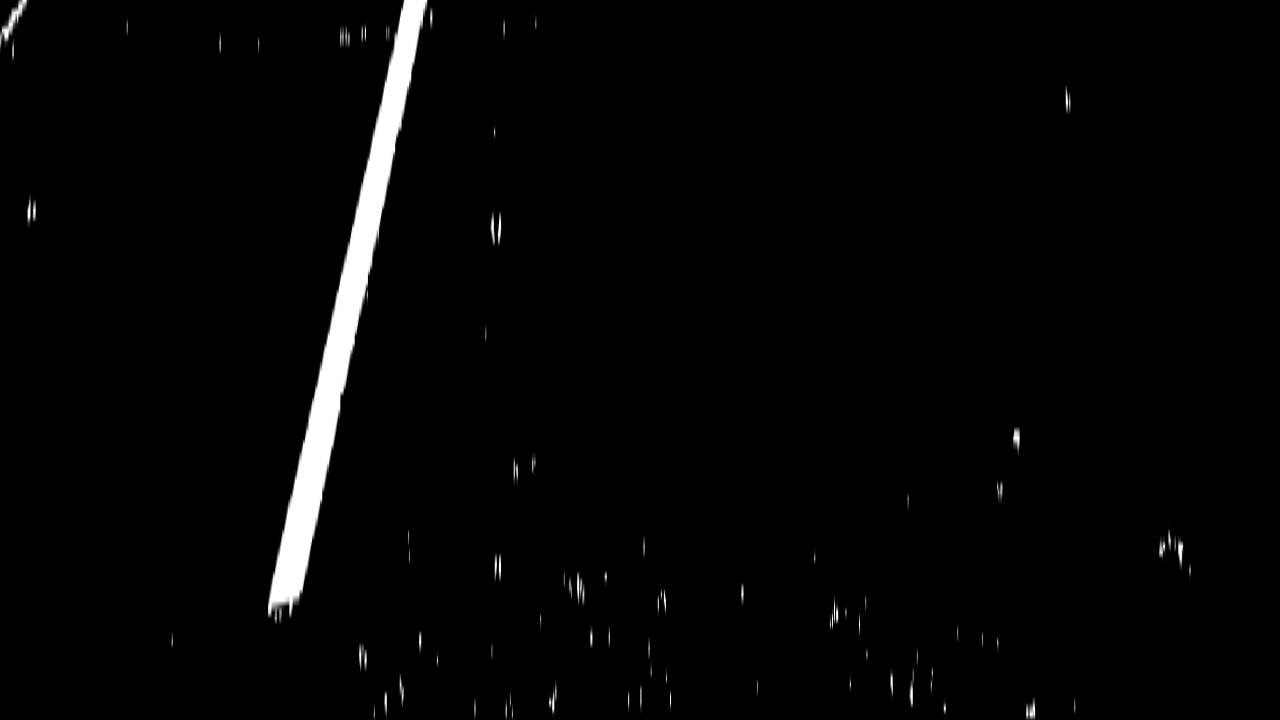
#> input picture output_images/threshold_binary_birds_eye_transformed_challenge_test6.jpg, 1280 x 720 px; its folder holds only this picture in this run
$ jupyter execute --allow-errors AdvancedLaneFindingChallengeVideo.ipynb   (shell and % lines are left out)   (older library calls are emulated)
#> lines starting #> are read from the running program, lines starting #| are printed output that depends on the picture; after the words box and inside, x2 and y2 are one past the last pixel; in counts of white or black regions, pixels touching at a corner belong together
## Advanced Lane Finding Project

The goals / steps of this project are the following:

* Compute the camera calibration matrix and distortion coefficients given a set of chessboard images.
* Apply a distortion correction to raw images.
* Use color transforms, gradients, etc., to create a thresholded binary image.
* Apply a perspective transform to rectify binary image ("birds-eye view").
* Detect lane pixels and fit to find the lane boundary.
* Determine the curvature of the lane and vehicle position with respect to center.
* Warp the detected lane boundaries back onto the original image.
* Output visual display of the lane boundaries and numerical estimation of lane curvature and vehicle position.

---

## Briefly state how you computed the camera matrix and distortion coefficients. Provide an example of a distortion corrected calibration image.

[cell 1]
import numpy as np
import cv2
import matplotlib.pyplot as plt
import matplotlib.image as mpimg
import glob

def calibrate_camera(debug=False):
    images = glob.glob('camera_cal/calibration*.jpg')

    #store objectpoints and image points
    objpoints = []
    imgpoints=[]

    # corner dimensions
    nx = 9
    ny = 6

    # prepare object points
    objp = np.zeros((nx*ny,3), np.float32)
    objp[:,:2] = np.mgrid[0:nx,0:ny].T.reshape(-1,2) # x, y coordinates

    for fname in images:
        img = cv2.imread(fname)

        # Convert to grayscale
        gray = cv2.cvtColor(img, cv2.COLOR_BGR2GRAY)

        # Find the chessboard corners of 8x6 corner chess board
        ret, corners = cv2.findChessboardCorners(gray, (nx, ny), None)

        # If found, draw corners
        if ret == True:
            imgpoints.append(corners)
            objpoints.append(objp)
            if debug == True:
                # Draw and display the corners - just for visualisation
                cv2.drawChessboardCorners(img, (nx, ny), corners, ret)
                plt.title(fname)
                plt.imshow(img)
                plt.show()
    return objpoints, imgpoints

objpoints, imgpoints = calibrate_camera(debug=False)

ret = None
mtx = None
dist = None
rvecs = None
tvecs = None

# create undistorting function that uses above object points and imagepoints
# [10 lines left out: function cal_undistort, not called in this run]

# pick a sample image and undistort
filename = 'calibration1.jpg'
img = cv2.imread('camera_cal/'+filename)
plt.title("Distorted image")
#> (the rest of this cell did not finish here and is left out)

### Provide an example of a distortion-corrected image.


[cell 2]
# pick a sample image and undistort
filename = 'test1.jpg'
#> (the rest of this cell did not finish here and is left out)

### Describe how (and identify where in your code) you used color transforms, gradients or other methods to create a thresholded binary image. Provide an example of a binary image result.

[cell 3]
import numpy as np
import cv2
import matplotlib.pyplot as plt
import matplotlib.image as mpimg


# [41 lines left out: function cal_threshold_binary_image, not called in this run]

filename = "test6.jpg"
#> filename = 'test6.jpg'
#> (the rest of this cell did not finish here and is left out)

### Describe how (and identify where in your code) you performed a perspective transform and provide an example of a transformed image.

[cell 4]
# undistort and transfrom to birdseye view of image
# [27 lines left out: function undistort_and_birds_eye_transform, not called in this run]

filename = "test6.jpg"
#> (the rest of this cell did not finish here and is left out)

### Describe how (and identify where in your code) you identified lane-line pixels and fit their positions with a polynomial?

[cell 5]
import numpy as np
import matplotlib.image as mpimg
import matplotlib.pyplot as plt
import cv2

# Load our image
filename = "test6.jpg"
threshold_binary_birds_eye_transformed = mpimg.imread('output_images/threshold_binary_birds_eye_transformed_challenge_'+filename)
#> threshold_binary_birds_eye_transformed is the input picture: shape (720, 1280, 4) float32; mean R, G, B, A 0.0203, 0.0203, 0.0203, 1

# find lane pixels in the birds eye transformed image
def find_lane_pixels(birds_eye_image):
    birds_eye_image = cv2.cvtColor(birds_eye_image, cv2.COLOR_RGB2GRAY)
    # Take a histogram of the bottom half of the image
    histogram = np.sum(birds_eye_image[birds_eye_image.shape[0]//2:,:], axis=0)
#> histogram = 1280 values, max 143 at index 302, min 0 at index 0, mean 6.89
    # Create an output image to draw on and visualize the result
    out_img = np.dstack((birds_eye_image, birds_eye_image, birds_eye_image))
    # Find the peak of the left and right halves of the histogram
    # These will be the starting point for the left and right lines
    midpoint = np.int(histogram.shape[0]//2)
    leftx_base = np.argmax(histogram[:midpoint])
#> leftx_base = 302
    rightx_base = np.argmax(histogram[midpoint:]) + midpoint
#> rightx_base = 1180

    # HYPERPARAMETERS
    # Choose the number of sliding windows
    nwindows = 9
    # Set the width of the windows +/- margin
    margin = 100
    # Set minimum number of pixels found to recenter window
    minpix = 50

    # Set height of windows - based on nwindows above and image shape
    window_height = np.int(birds_eye_image.shape[0]//nwindows)
    # Identify the x and y positions of all nonzero pixels in the image
    nonzero = birds_eye_image.nonzero()
#> nonzero = 25585 positions, rows 0 to 719, columns 0 to 1190
    nonzeroy = np.array(nonzero[0])
    nonzerox = np.array(nonzero[1])
    # Current positions to be updated later for each window in nwindows
    leftx_current = leftx_base
#> leftx_current = 302
    rightx_current = rightx_base
#> rightx_current = 1180

    # Create empty lists to receive left and right lane pixel indices
    left_lane_inds = []
    right_lane_inds = []

    # Step through the windows one by one
    for window in range(nwindows):
        # Identify window boundaries in x and y (and right and left)
        win_y_low = birds_eye_image.shape[0] - (window+1)*window_height
        win_y_high = birds_eye_image.shape[0] - window*window_height
        win_xleft_low = leftx_current - margin
        win_xleft_high = leftx_current + margin
        win_xright_low = rightx_current - margin
        win_xright_high = rightx_current + margin

        # Draw the windows on the visualization image
        cv2.rectangle(out_img,(win_xleft_low,win_y_low),(win_xleft_high,win_y_high),(0,255,0), 2)
        cv2.rectangle(out_img,(win_xright_low,win_y_low),(win_xright_high,win_y_high),(0,255,0), 2)

        # Identify the nonzero pixels in x and y within the window #
        good_left_inds = ((nonzeroy >= win_y_low) & (nonzeroy < win_y_high) &
        (nonzerox >= win_xleft_low) &  (nonzerox < win_xleft_high)).nonzero()[0]
        good_right_inds = ((nonzeroy >= win_y_low) & (nonzeroy < win_y_high) &
        (nonzerox >= win_xright_low) &  (nonzerox < win_xright_high)).nonzero()[0]

        # Append these indices to the lists
        left_lane_inds.append(good_left_inds)
        right_lane_inds.append(good_right_inds)

        # If you found > minpix pixels, recenter next window on their mean position
        if len(good_left_inds) > minpix:
            leftx_current = np.int(np.mean(nonzerox[good_left_inds]))
        if len(good_right_inds) > minpix:
            rightx_current = np.int(np.mean(nonzerox[good_right_inds]))
#> this loop made 9 passes
#> (win_xleft_low, win_xleft_high, win_xright_low, win_xright_high, leftx_current, rightx_current) on passes 2 to 3: (275, 475, 1080, 1280, 291, 1182), (191, 391, 1082, 1282, 300, 1170)
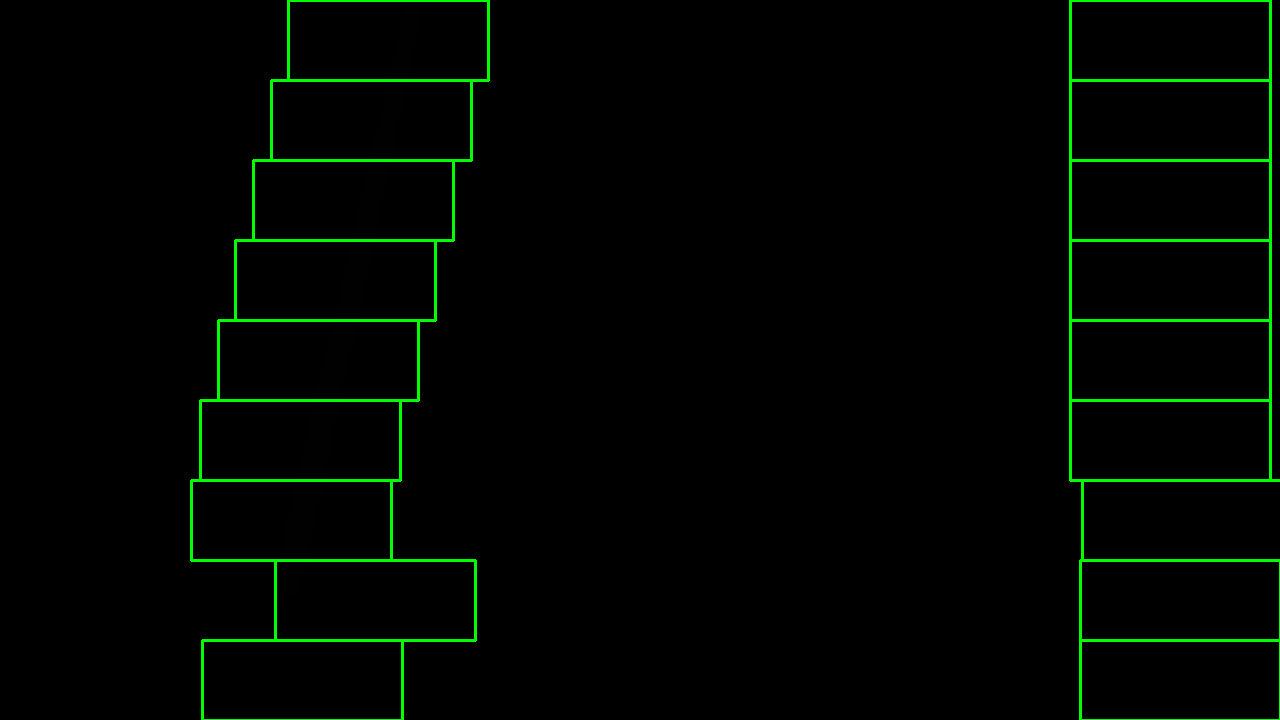
#> out_img: shape (720, 1280, 3) float32; mean of channels 0, 1, 2 0, 5.4, 0; drawn as B, G, R
#> after the loop, left_lane_inds = 9 items; right_lane_inds = 9 items

    # Concatenate the arrays of indices (previously was a list of lists of pixels)
    try:
        left_lane_inds = np.concatenate(left_lane_inds)
#> left_lane_inds = 19421 values, max 25563 at index 373, min 12 at index 16863, mean 11399
        right_lane_inds = np.concatenate(right_lane_inds)
#> right_lane_inds = 534 values, max 21353 at index 95, min 3858 at index 511, mean 18972.2
    except ValueError:
        # Avoids an error if the above is not implemented fully
        pass

    # Extract left and right line pixel positions
    leftx = nonzerox[left_lane_inds]
#> leftx = 19421 values, max 432 at index 17080, min 275 at index 374, mean 346.6
    lefty = nonzeroy[left_lane_inds]
#> lefty = 19421 values, max 719 at index 370, min 0 at index 16863, mean 319.1
    rightx = nonzerox[right_lane_inds]
#> rightx = 534 values, max 1190 at index 8, min 1070 at index 511, mean 1168.5
    righty = nonzeroy[right_lane_inds]
#> righty = 534 values, max 581 at index 94, min 91 at index 511, mean 530.2

    return leftx, lefty, rightx, righty, out_img

left_fitx_result = None
right_fit_result = None

def fit_polynomial(birds_eye_image):
    # Find our lane pixels first
    leftx, lefty, rightx, righty, out_img = find_lane_pixels(birds_eye_image)

    # Fit a second order polynomial to each using `np.polyfit`
    left_fit = np.polyfit(lefty, leftx, 2)
#> left_fit = [0.0002, -0.312, 419.1]
    right_fit = np.polyfit(righty, rightx, 2)
#> right_fit = [0.000406, -0.0345, 1069.3]

    # Generate x and y values for plotting
    ploty = np.linspace(0, birds_eye_image.shape[0]-1, birds_eye_image.shape[0] )
    try:
        left_fitx = left_fit[0]*ploty**2 + left_fit[1]*ploty + left_fit[2]
#> left_fitx = 720 values, max 419.1 at index 0, min 298 at index 719, mean 341.4
        right_fitx = right_fit[0]*ploty**2 + right_fit[1]*ploty + right_fit[2]
#> right_fitx = 720 values, max 1254.4 at index 719, min 1068.6 at index 43, mean 1126.9
    except TypeError:
        # Avoids an error if `left` and `right_fit` are still none or incorrect
        print('The function failed to fit a line!')
        left_fitx = 1*ploty**2 + 1*ploty
        right_fitx = 1*ploty**2 + 1*ploty

    ## Visualization ##
    # Colors in the left and right lane regions
    out_img[lefty, leftx] = [255, 0, 0]
    out_img[righty, rightx] = [0, 0, 255]

    return out_img, left_fitx, right_fitx, ploty, left_fit, right_fit

# plt.imshow(threshold_binary_birds_eye_transformed)
sliding_window_poly_fit, left_fitx, right_fitx, ploty, left_fit, right_fit = fit_polynomial(threshold_binary_birds_eye_transformed)
#> ploty = 720 values from 0 to 719; left_fit = [0.0002, -0.312, 419.1]; right_fit = [0.000406, -0.0345, 1069.3]
plt.plot(left_fitx, ploty, color='yellow')
plt.plot(right_fitx, ploty, color='yellow')
plt.title("Sliding window - polynomial fit")
plt.imshow(sliding_window_poly_fit)
plt.savefig('output_images/threshold_binary_birds_eye_transformed_poly_fit_challenge_'+filename)
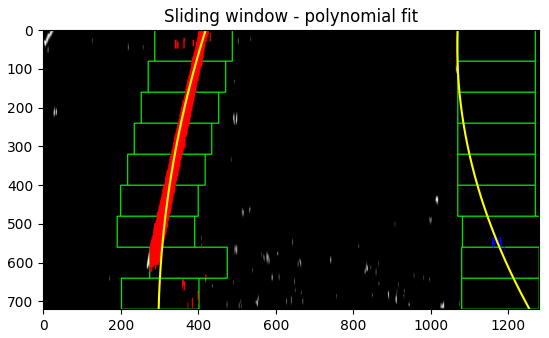
#> figure drawn by matplotlib, 1 panel
# plt.imsave('output_images/threshold_binary_birds_eye_transformed_poly_fit_'+filename, sliding_window_poly_fit)
# print(left_fit, right_fit)

## Optmized polyfit based on previous frame lane findings

[cell 6]
# Load our image
filename = "test6.jpg"
threshold_binary_birds_eye_transformed = mpimg.imread('output_images/threshold_binary_birds_eye_transformed_challenge_'+filename)

# Polynomial fit values from the previous frame
#left_fit = <>
#right_fit = <>

def fit_poly(img_shape, leftx, lefty, rightx, righty):
     ### Fit a second order polynomial to each with np.polyfit() ###
    left_fit = np.polyfit(lefty, leftx, 2)
    right_fit = np.polyfit(righty, rightx, 2)
    # Generate x and y values for plotting
    ploty = np.linspace(0, img_shape[0]-1, img_shape[0])
    ### Calc both polynomials using ploty, left_fit and right_fit ###
    left_fitx = left_fit[0]*ploty**2 + left_fit[1]*ploty + left_fit[2]
    right_fitx = right_fit[0]*ploty**2 + right_fit[1]*ploty + right_fit[2]

    return left_fitx, right_fitx, ploty, left_fit, right_fit

def search_around_poly(birds_eye_img, left_fit, right_fit):
    birds_eye_img = cv2.cvtColor(birds_eye_img, cv2.COLOR_RGB2GRAY)
    # HYPERPARAMETER
    # Choose the width of the margin around the previous polynomial to search
    # The quiz grader expects 100 here, but feel free to tune on your own!
    margin = 100

    # Grab activated pixels
    nonzero = birds_eye_img.nonzero()
#> nonzero = 25585 positions, rows 0 to 719, columns 0 to 1190
    nonzeroy = np.array(nonzero[0])
    nonzerox = np.array(nonzero[1])

    ### Set the area of search based on activated x-values ###
    ### within the +/- margin of our polynomial function ###
    ### The window areas for the similarly named variables ###
    ### in the previous cell, but change the windows to our new search area ###
    left_lane_inds = ((nonzerox > (left_fit[0]*(nonzeroy**2) + left_fit[1]*nonzeroy +
                    left_fit[2] - margin)) & (nonzerox < (left_fit[0]*(nonzeroy**2) +
                    left_fit[1]*nonzeroy + left_fit[2] + margin)))
    right_lane_inds = ((nonzerox > (right_fit[0]*(nonzeroy**2) + right_fit[1]*nonzeroy +
                    right_fit[2] - margin)) & (nonzerox < (right_fit[0]*(nonzeroy**2) +
                    right_fit[1]*nonzeroy + right_fit[2] + margin)))

    # Again, extract left and right line pixel positions
    leftx = nonzerox[left_lane_inds]
#> leftx = 19677 values, max 504 at index 579, min 267 at index 19272, mean 345.7
    lefty = nonzeroy[left_lane_inds]
#> lefty = 19677 values from 0 to 719
    rightx = nonzerox[right_lane_inds]
#> rightx = 661 values, max 1190 at index 564, min 1065 at index 0, mean 1149
    righty = nonzeroy[right_lane_inds]
#> righty = 661 values from 85 to 581

    # Fit new polynomials
    left_fitx, right_fitx, ploty, left_fit, right_fit = fit_poly(birds_eye_img.shape, leftx, lefty, rightx, righty)
#> in fit_poly, `left_fit = np.polyfit(lefty, leftx, 2)`: left_fit = [0.000146, -0.287, 418]
#> in fit_poly, `right_fit = np.polyfit(righty, rightx, 2)`: right_fit = [0.000397, -0.0226, 1065.6]
#> in fit_poly, `left_fitx = left_fit[0]*ploty**2 + left_fit[1]*ploty + left_fit[2]`: left_fitx = 720 values, max 418 at index 0, min 286.7 at index 719, mean 339.8
#> in fit_poly, `right_fitx = right_fit[0]*ploty**2 + right_fit[1]*ploty + right_fit[2]`: right_fitx = 720 values, max 1254.4 at index 719, min 1065.3 at index 28, mean 1125.9
#> ploty = 720 values from 0 to 719; left_fit = [0.000146, -0.287, 418]; right_fit = [0.000397, -0.0226, 1065.6]

    ## Visualization ##
    # Create an image to draw on and an image to show the selection window
    out_img = np.dstack((birds_eye_img, birds_eye_img, birds_eye_img))*255
    window_img = np.zeros_like(out_img)
    # Color in left and right line pixels
    out_img[nonzeroy[left_lane_inds], nonzerox[left_lane_inds]] = [255, 0, 0]
    out_img[nonzeroy[right_lane_inds], nonzerox[right_lane_inds]] = [0, 0, 255]
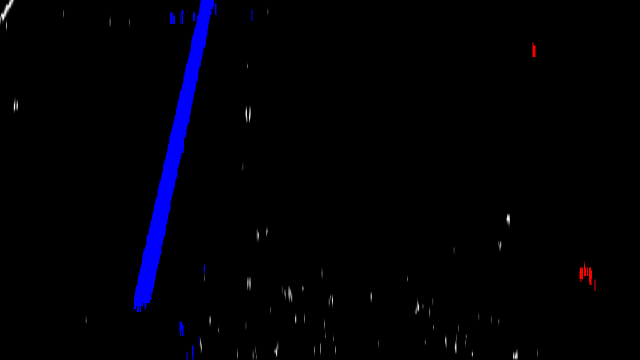
#> out_img: shape (720, 1280, 3) float32 (shown at 1/2 size); mean of channels 0, 1, 2 5.9, 0.5, 0.7; drawn as B, G, R

    # Generate a polygon to illustrate the search window area
    # And recast the x and y points into usable format for cv2.fillPoly()
    left_line_window1 = np.array([np.transpose(np.vstack([left_fitx-margin, ploty]))])
#> left_line_window1 = 720 pairs, first value 186.7 to 318, second value 0 to 719
    left_line_window2 = np.array([np.flipud(np.transpose(np.vstack([left_fitx+margin,
                              ploty])))])
#> left_line_window2 = 720 pairs, first value 386.7 to 518, second value 0 to 719
    left_line_pts = np.hstack((left_line_window1, left_line_window2))
#> left_line_pts = 1440 pairs, first value 186.7 to 518, second value 0 to 719
    right_line_window1 = np.array([np.transpose(np.vstack([right_fitx-margin, ploty]))])
#> right_line_window1 = 720 pairs, first value 965.3 to 1154.4, second value 0 to 719
    right_line_window2 = np.array([np.flipud(np.transpose(np.vstack([right_fitx+margin,
                              ploty])))])
#> right_line_window2 = 720 pairs, first value 1165.3 to 1354.4, second value 0 to 719
    right_line_pts = np.hstack((right_line_window1, right_line_window2))
#> right_line_pts = 1440 pairs, first value 965.3 to 1354.4, second value 0 to 719

    # Draw the lane onto the warped blank image
    cv2.fillPoly(window_img, np.int_([left_line_pts]), (0,255, 0))
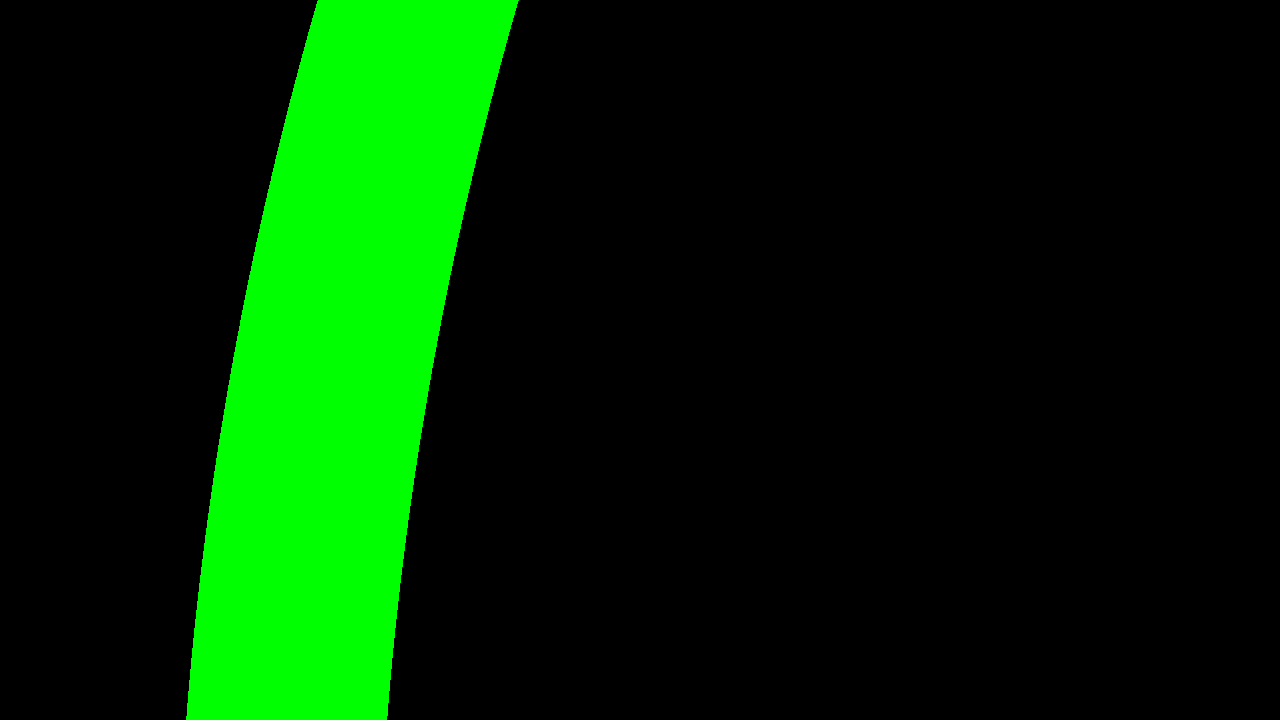
#> window_img: shape (720, 1280, 3) float32; mean of channels 0, 1, 2 0, 40.1, 0; drawn as B, G, R
    cv2.fillPoly(window_img, np.int_([right_line_pts]), (0,255, 0))
#> window_img: shape (720, 1280, 3) float32; 15.1% of pixels changed, all inside (x1, y1, x2, y2) = (965, 0, 1280, 720)
    result = cv2.addWeighted(out_img, 1, window_img, 0.3, 0)
#> (the rest of the program and of its run is left out)
